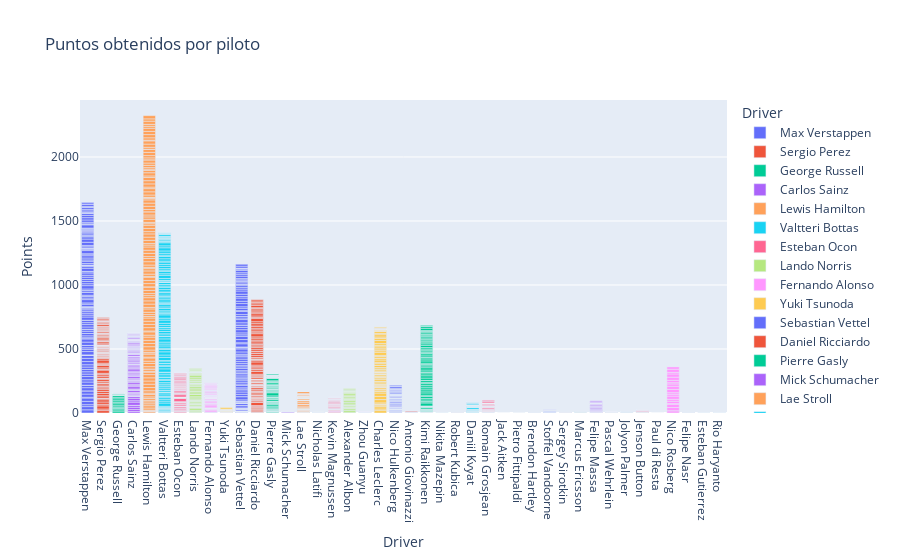

Notebook code cell kept with this figure:
### Markdown cell above
### 2. Puntos totales conseguidos por piloto del 2016 al 2022

### Code cell
puntos_piloto = px.bar(
    df,
    x='Driver',
    y='Points',
    color='Driver',
    title='Puntos obtenidos por piloto'
)
puntos_piloto.show()
